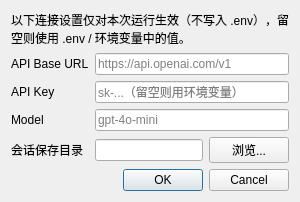
<?xml version="1.0" encoding="UTF-8"?>
<ui version="4.0">
 <class>SettingDialog</class>
 <widget class="QDialog" name="SettingDialog">
  <property name="windowTitle">
   <string>设置</string>
  </property>
  <property name="minimumWidth">
   <number>460</number>
  </property>
  <layout class="QVBoxLayout" name="verticalLayout">
   <item>
    <widget class="QLabel" name="hintLabel">
     <property name="text">
      <string>以下连接设置仅对本次运行生效（不写入 .env），留空则使用 .env / 环境变量中的值。</string>
     </property>
     <property name="wordWrap">
      <bool>true</bool>
     </property>
    </widget>
   </item>
   <item>
    <layout class="QFormLayout" name="formLayout">
     <item row="0" column="0">
      <widget class="QLabel" name="baseUrlLabel">
       <property name="text">
        <string>API Base URL</string>
       </property>
      </widget>
     </item>
     <item row="0" column="1">
      <widget class="QLineEdit" name="baseUrlEdit">
       <property name="placeholderText">
        <string>https://api.openai.com/v1</string>
       </property>
      </widget>
     </item>
     <item row="1" column="0">
      <widget class="QLabel" name="apiKeyLabel">
       <property name="text">
        <string>API Key</string>
       </property>
      </widget>
     </item>
     <item row="1" column="1">
      <widget class="QLineEdit" name="apiKeyEdit">
       <property name="echoMode">
        <enum>QLineEdit::Password</enum>
       </property>
       <property name="placeholderText">
        <string>sk-...（留空则用环境变量）</string>
       </property>
      </widget>
     </item>
     <item row="2" column="0">
      <widget class="QLabel" name="modelLabel">
       <property name="text">
        <string>Model</string>
       </property>
      </widget>
     </item>
     <item row="2" column="1">
      <widget class="QLineEdit" name="modelEdit">
       <property name="placeholderText">
        <string>gpt-4o-mini</string>
       </property>
      </widget>
     </item>
     <item row="3" column="0">
      <widget class="QLabel" name="dirLabel">
       <property name="text">
        <string>会话保存目录</string>
       </property>
      </widget>
     </item>
     <item row="3" column="1">
      <layout class="QHBoxLayout" name="dirLayout">
       <item>
        <widget class="QLineEdit" name="dirEdit"/>
       </item>
       <item>
        <widget class="QPushButton" name="browseButton">
         <property name="text">
          <string>浏览...</string>
         </property>
        </widget>
       </item>
      </layout>
     </item>
    </layout>
   </item>
   <item>
    <widget class="QDialogButtonBox" name="buttonBox">
     <property name="standardButtons">
      <set>QDialogButtonBox::Cancel|QDialogButtonBox::Ok</set>
     </property>
    </widget>
   </item>
  </layout>
 </widget>
 <resources/>
 <connections/>
</ui>
